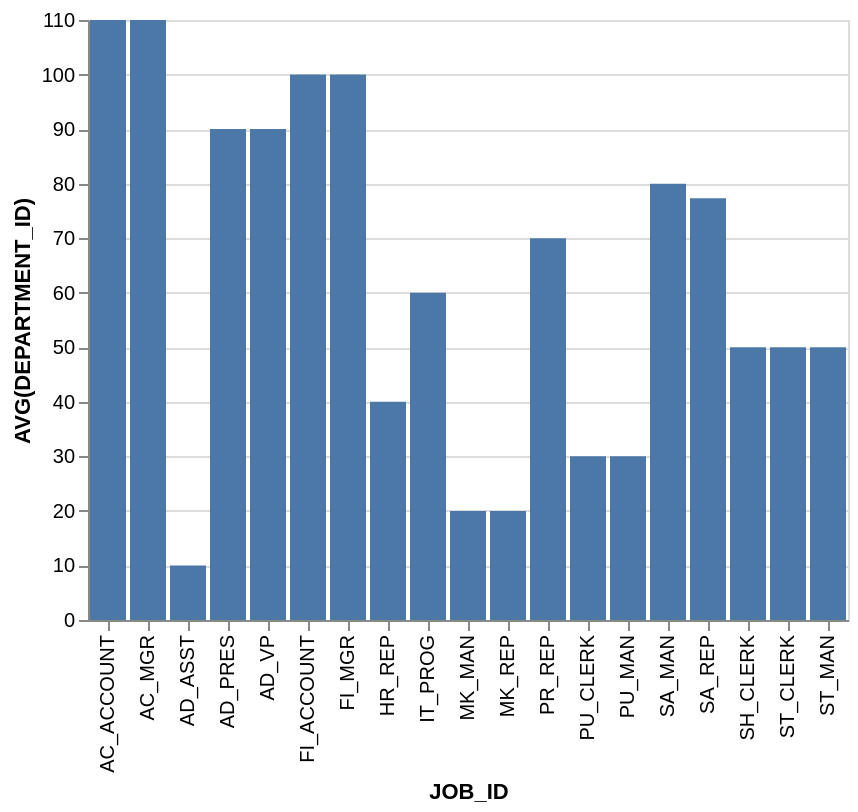

Vega-Lite specification stored for this chart:
### Vega-Lite specification from a JSON file in a GitHub repository (floating-point values rounded to 4 significant figures)
{"data": {"values": [{"x_data": "AC_ACCOUNT", "y_data": 110}, {"x_data": "AC_MGR", "y_data": 110}, {"x_data": "AD_ASST", "y_data": 10}, {"x_data": "AD_PRES", "y_data": 90}, {"x_data": "AD_VP", "y_data": 90}, {"x_data": "FI_ACCOUNT", "y_data": 100}, {"x_data": "FI_MGR", "y_data": 100}, {"x_data": "HR_REP", "y_data": 40}, {"x_data": "IT_PROG", "y_data": 60}, {"x_data": "MK_MAN", "y_data": 20}, {"x_data": "MK_REP", "y_data": 20}, {"x_data": "PR_REP", "y_data": 70}, {"x_data": "PU_CLERK", "y_data": 30}, {"x_data": "PU_MAN", "y_data": 30}, {"x_data": "SA_MAN", "y_data": 80}, {"x_data": "SA_REP", "y_data": 77.33}, {"x_data": "SH_CLERK", "y_data": 50}, {"x_data": "ST_CLERK", "y_data": 50}, {"x_data": "ST_MAN", "y_data": 50}]}, "mark": "bar", "encoding": {"x": {"field": "x_data", "type": "nominal", "title": "JOB_ID", "sort": "ascending"}, "y": {"field": "y_data", "type": "quantitative", "title": "AVG(DEPARTMENT_ID)"}}}
